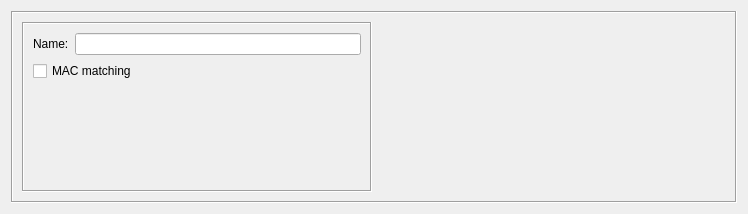
<?xml version="1.0" encoding="UTF-8"?>
<ui version="4.0">
 <class>HostDialog_q</class>
 <widget class="QWidget" name="HostDialog_q">
  <property name="enabled">
   <bool>true</bool>
  </property>
  <property name="geometry">
   <rect>
    <x>0</x>
    <y>0</y>
    <width>748</width>
    <height>214</height>
   </rect>
  </property>
  <property name="windowTitle">
   <string>Host</string>
  </property>
  <layout class="QGridLayout" name="gridLayout">
   <item row="0" column="0">
    <widget class="QFrame" name="frame7">
     <property name="frameShape">
      <enum>QFrame::Shape::Box</enum>
     </property>
     <property name="frameShadow">
      <enum>QFrame::Shadow::Sunken</enum>
     </property>
     <layout class="QHBoxLayout" name="horizontalLayout">
      <item>
       <widget class="QFrame" name="frame27">
        <property name="sizePolicy">
         <sizepolicy hsizetype="Fixed" vsizetype="Preferred">
          <horstretch>0</horstretch>
          <verstretch>0</verstretch>
         </sizepolicy>
        </property>
        <property name="minimumSize">
         <size>
          <width>350</width>
          <height>0</height>
         </size>
        </property>
        <property name="maximumSize">
         <size>
          <width>350</width>
          <height>16777215</height>
         </size>
        </property>
        <property name="frameShape">
         <enum>QFrame::Shape::Box</enum>
        </property>
        <property name="frameShadow">
         <enum>QFrame::Shadow::Sunken</enum>
        </property>
        <layout class="QGridLayout" name="gridLayout_2">
         <item row="0" column="0">
          <widget class="QLabel" name="textLabel1">
           <property name="text">
            <string>Name:</string>
           </property>
           <property name="wordWrap">
            <bool>false</bool>
           </property>
          </widget>
         </item>
         <item row="0" column="1">
          <widget class="QLineEdit" name="obj_name">
           <property name="sizePolicy">
            <sizepolicy hsizetype="Preferred" vsizetype="Fixed">
             <horstretch>200</horstretch>
             <verstretch>0</verstretch>
            </sizepolicy>
           </property>
           <property name="minimumSize">
            <size>
             <width>0</width>
             <height>0</height>
            </size>
           </property>
          </widget>
         </item>
         <item row="1" column="0" colspan="2">
          <widget class="QCheckBox" name="MACmatching">
           <property name="text">
            <string>MAC matching</string>
           </property>
          </widget>
         </item>
         <item row="2" column="1">
          <spacer name="verticalSpacer">
           <property name="orientation">
            <enum>Qt::Orientation::Vertical</enum>
           </property>
           <property name="sizeHint" stdset="0">
            <size>
             <width>20</width>
             <height>98</height>
            </size>
           </property>
          </spacer>
         </item>
        </layout>
       </widget>
      </item>
      <item>
       <widget class="CommentKeywords" name="commentKeywords" native="true">
        <property name="sizePolicy">
         <sizepolicy hsizetype="Expanding" vsizetype="Expanding">
          <horstretch>0</horstretch>
          <verstretch>0</verstretch>
         </sizepolicy>
        </property>
       </widget>
      </item>
     </layout>
    </widget>
   </item>
  </layout>
 </widget>
 <customwidgets>
  <customwidget>
   <class>CommentKeywords</class>
   <extends>QWidget</extends>
   
   <container>1</container>
  </customwidget>
 </customwidgets>
 <tabstops>
  <tabstop>obj_name</tabstop>
  <tabstop>MACmatching</tabstop>
 </tabstops>
 <resources>
  <include location="MainRes.qrc"/>
 </resources>
 <connections/>
</ui>
